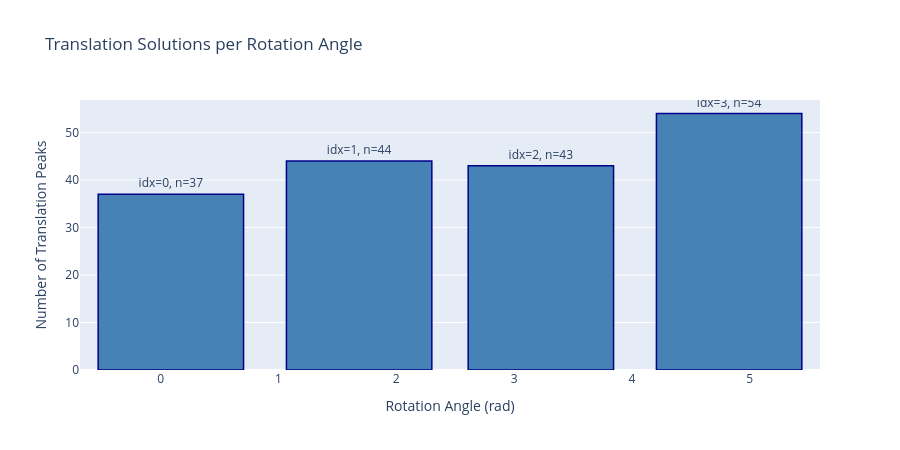

The code cell stored with this chart in its notebook:
### Markdown cell above
## Translation Solutions per Rotation Angle

Bar chart showing how many translation solutions were detected for each candidate rotation angle.

### Code cell
if data_meta and angle_data and len(rotation_order) > 0:
    fig = go.Figure()
    
    angles = [angle_data[i]['angle'] for i in rotation_order
              if i < len(angle_data)]
    num_trans = [angle_data[i]['numTranslations'] for i in rotation_order
                 if i < len(angle_data)]
    angle_indices = [angle_data[i]['angleIndex'] for i in rotation_order
                    if i < len(angle_data)]
    
    fig.add_trace(go.Bar(
        x=angles,
        y=num_trans,
        text=[f'idx={idx}, n={n}' for idx, n in zip(angle_indices, num_trans)],
        textposition='outside',
        marker_color='steelblue',
        marker_line_color='darkblue',
        marker_line_width=1.5,
        name='Translation Solutions'
    ))
    
    fig.update_xaxes(title_text='Rotation Angle (rad)')
    fig.update_yaxes(title_text='Number of Translation Peaks')
    fig.update_layout(height=450, width=900, title_text='Translation Solutions per Rotation Angle')
    fig.show()
else:
    print('No dataForReadIn.csv data available')

### Figure 1 — Plotly figure (JSON) as saved in the notebook; plotly's stock layout.template omitted (floating-point values rounded to 4 significant figures)
{"data": [{"marker": {"color": "steelblue", "line": {"color": "darkblue", "width": 1.5}}, "name": "Translation Solutions", "text": ["idx=0, n=37", "idx=1, n=44", "idx=2, n=43", "idx=3, n=54"], "textposition": "outside", "type": "bar", "x": [0.0859, 1.684, 3.228, 4.826], "y": [37, 44, 43, 54]}], "layout": {"height": 450, "title": {"text": "Translation Solutions per Rotation Angle"}, "width": 900, "xaxis": {"title": {"text": "Rotation Angle (rad)"}}, "yaxis": {"title": {"text": "Number of Translation Peaks"}}}}
